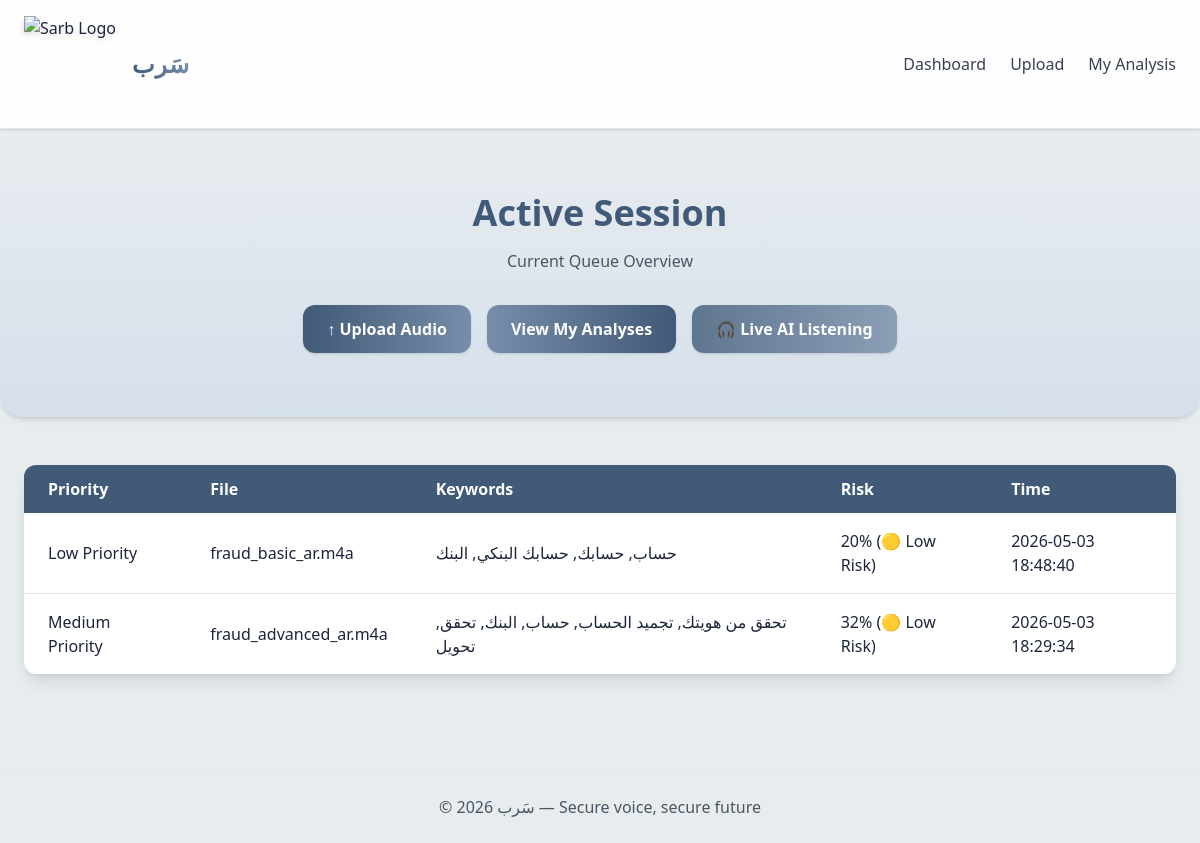
The page / on the database its author committed.
### tables this page shows
CREATE TABLE `analysis_history` (
  `id` int NOT NULL,
  `user_id` int NOT NULL,
  `upload_id` int DEFAULT NULL,
  `filename` varchar(255) NOT NULL,
  `transcript` text,
  `suspicious_keywords` text,
  `audio_path` varchar(255) DEFAULT NULL,
  `result` varchar(50) DEFAULT 'Normal',
  `risk_level` float DEFAULT '0',
  `created_at` datetime DEFAULT CURRENT_TIMESTAMP
);

### index.php (the view, shortened to what this page needs)
<?php
$servername = "localhost";
$username = "root";
$password = "root";
$dbname = "sarb";
$conn = new mysqli($servername, $username, $password, $dbname);
$sql = "SELECT filename, suspicious_keywords, risk_level, result, created_at FROM analysis_history ORDER BY created_at DESC";
$result = $conn->query($sql);
?>
<!DOCTYPE html>
<html lang="ar">
<head>
  <script src="https://cdn.tailwindcss.com"></script>
</head>
<body class="bg-[#E7ECEF] text-[#1B263B] font-sans min-h-screen">
  <header class="bg-white/95 backdrop-blur-md border-b border-gray-200 shadow sticky top-0 z-50">
    <div class="max-w-7xl mx-auto px-6 py-4 flex justify-between items-center">
      <div class="flex items-center gap-3">
        <img src="/Sarb/images/logo.svg" alt="Sarb Logo" class="w-24 h-24 drop-shadow-md">
        <a href="/Sarb/dashboard.php" class="text-2xl font-bold bg-gradient-to-r from-[#415A77] to-[#778DA9] text-transparent bg-clip-text tracking-wide">سَرب</a>
      </div>
      <nav class="hidden md:flex items-center space-x-6 text-gray-700 font-medium">
        <a href="/Sarb/index.php" class="hover:text-[#415A77] transition">Dashboard</a>
        <a href="/Sarb/upload.php" class="hover:text-[#415A77] transition">Upload</a>
        <a href="/Sarb/my_analysis.php" class="hover:text-[#415A77] transition">My Analysis</a>
      </nav>
    </div>
  </header>
  <section class="max-w-7xl mx-auto px-6 py-16 text-center bg-gradient-to-b from-[#E7ECEF] to-[#D6E0EB] rounded-b-3xl shadow-md">
    <h1 class="text-3xl md:text-4xl font-bold text-[#415A77] mb-4">Active Session</h1>
    <p class="text-gray-600 mb-8">Current Queue Overview</p>
    <div class="flex flex-col md:flex-row justify-center gap-4">
      <a href="/Sarb/upload.php" class="px-6 py-3 rounded-xl font-semibold bg-gradient-to-r from-[#415A77] to-[#778DA9] text-white shadow hover:scale-105 transition">↑ Upload Audio</a>
      <a href="/Sarb/my_analysis.php" class="px-6 py-3 rounded-xl font-semibold bg-gradient-to-r from-[#778DA9] to-[#415A77] text-white shadow hover:scale-105 transition">View My Analyses</a>
      <a href="/Sarb/live_listen.php" class="px-6 py-3 rounded-xl font-semibold bg-gradient-to-r from-[#415A77]/80 to-[#778DA9]/80 text-white shadow hover:scale-105 transition">🎧 Live AI Listening</a>
    </div>
  </section>
  <section class="max-w-7xl mx-auto px-6 py-12">
    <div class="overflow-x-auto shadow-lg rounded-xl">
      <table class="min-w-full text-left bg-white rounded-xl">
        <thead class="bg-[#415A77] text-white">
          <tr>
            <th class="px-6 py-3 font-semibold">Priority</th>
            <th class="px-6 py-3 font-semibold">File</th>
            <th class="px-6 py-3 font-semibold">Keywords</th>
            <th class="px-6 py-3 font-semibold">Risk</th>
            <th class="px-6 py-3 font-semibold">Time</th>
          </tr>
        </thead>
        <tbody class="divide-y divide-gray-200">
          <?php if ($result->num_rows > 0): ?>
            <?php while($row = $result->fetch_assoc()): ?>
              <?php
                $priority = $row['risk_level'] >= 70 ? 'High Priority' : ($row['risk_level'] >= 30 ? 'Medium Priority' : 'Low Priority');
                $keywords = is_array(json_decode($row['suspicious_keywords'])) ? implode(', ', json_decode($row['suspicious_keywords'])) : $row['suspicious_keywords'];
              ?>
              <tr>
                <td class="px-6 py-4"><?php echo $priority; ?></td>
                <td class="px-6 py-4"><?php echo htmlspecialchars($row['filename']); ?></td>
                <td class="px-6 py-4"><?php echo htmlspecialchars($keywords); ?></td>
                <td class="px-6 py-4"><?php echo htmlspecialchars($row['risk_level'] . '% (' . $row['result'] . ')'); ?></td>
                <td class="px-6 py-4"><?php echo htmlspecialchars($row['created_at']); ?></td>
              </tr>
            <?php endwhile; ?>
          <?php else: ?>
            <tr>
              <td colspan="5" class="px-6 py-4 text-center text-gray-500">No active queue items. Upload audio or start Live AI Listening.</td>
            </tr>
          <?php endif; ?>
        </tbody>
      </table>
    </div>
  </section>
  <footer class="text-center text-gray-600 py-6 mt-12 border-t border-gray-200">
    © 2026 سَرب — Secure voice, secure future
  </footer>
</body>
</html>

### rows shown on the page
analysis_history: risk_level "Low Priority", filename "fraud_basic_ar.m4a", suspicious_keywords "حساب, حسابك, حسابك البنكي, البنك", risk_level+result "20% (🟡 Low Risk)", created_at "2026-05-03 18:48:40"
analysis_history: risk_level "Medium Priority", filename "fraud_advanced_ar.m4a", suspicious_keywords "تحقق من هويتك, تجميد الحساب, حساب, البنك, تحقق, تحويل", risk_level+result "32% (🟡 Low Risk)", created_at "2026-05-03 18:29:34"
